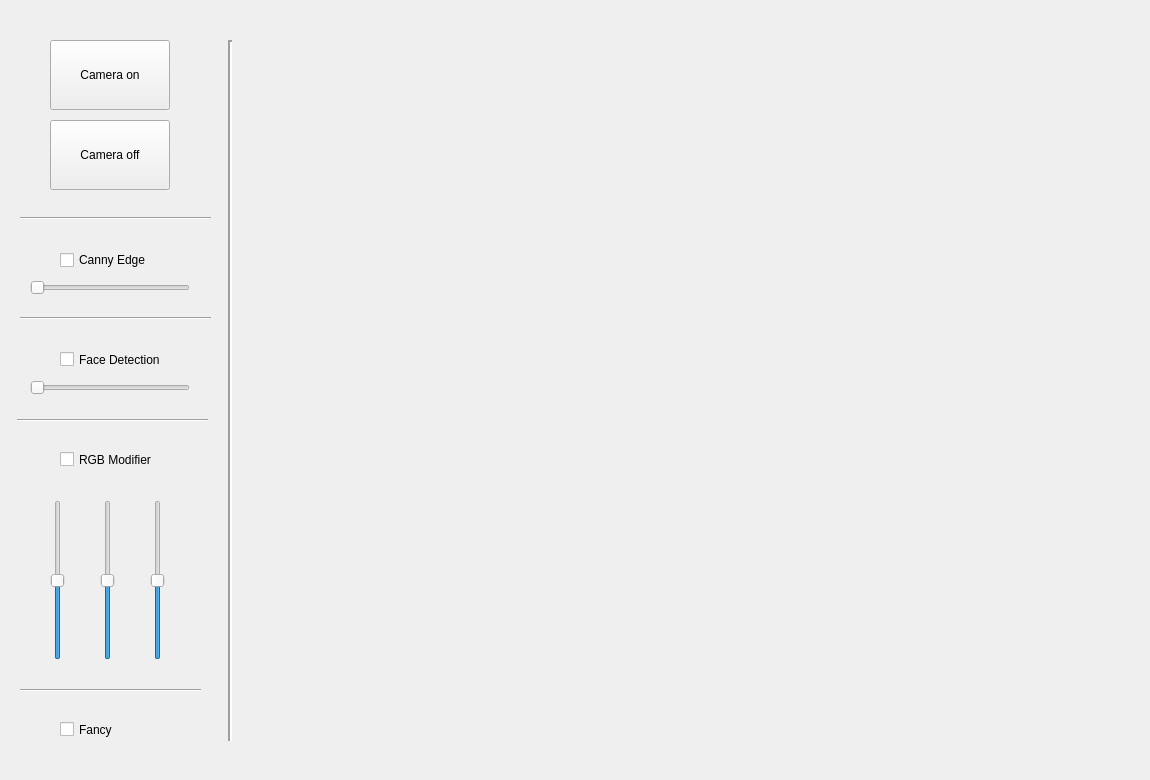
<?xml version="1.0" encoding="UTF-8"?>
<ui version="4.0">
 <class>Widget</class>
 <widget class="QWidget" name="Widget">
  <property name="geometry">
   <rect>
    <x>0</x>
    <y>0</y>
    <width>1150</width>
    <height>780</height>
   </rect>
  </property>
  <property name="windowTitle">
   <string>Form</string>
  </property>
  <property name="autoFillBackground">
   <bool>true</bool>
  </property>
  <widget class="QPushButton" name="pushButton_open_Webcam">
   <property name="geometry">
    <rect>
     <x>50</x>
     <y>40</y>
     <width>120</width>
     <height>70</height>
    </rect>
   </property>
   <property name="text">
    <string>Camera on</string>
   </property>
  </widget>
  <widget class="QPushButton" name="pushButton_close_Webcam">
   <property name="geometry">
    <rect>
     <x>50</x>
     <y>120</y>
     <width>120</width>
     <height>70</height>
    </rect>
   </property>
   <property name="text">
    <string>Camera off</string>
   </property>
  </widget>
  <widget class="QLabel" name="gui_window">
   <property name="geometry">
    <rect>
     <x>270</x>
     <y>100</y>
     <width>800</width>
     <height>600</height>
    </rect>
   </property>
   <property name="sizePolicy">
    <sizepolicy hsizetype="Fixed" vsizetype="Fixed">
     <horstretch>0</horstretch>
     <verstretch>0</verstretch>
    </sizepolicy>
   </property>
   <property name="text">
    <string/>
   </property>
   <property name="scaledContents">
    <bool>false</bool>
   </property>
  </widget>
  <widget class="QCheckBox" name="checkBox_CannyEdge">
   <property name="geometry">
    <rect>
     <x>60</x>
     <y>250</y>
     <width>101</width>
     <height>20</height>
    </rect>
   </property>
   <property name="text">
    <string>Canny Edge</string>
   </property>
  </widget>
  <widget class="QSlider" name="horizontalSlider_CannyEdge">
   <property name="geometry">
    <rect>
     <x>30</x>
     <y>280</y>
     <width>160</width>
     <height>16</height>
    </rect>
   </property>
   <property name="maximum">
    <number>200</number>
   </property>
   <property name="orientation">
    <enum>Qt::Horizontal</enum>
   </property>
  </widget>
  <widget class="QCheckBox" name="checkBox_FaceDetection">
   <property name="geometry">
    <rect>
     <x>60</x>
     <y>350</y>
     <width>111</width>
     <height>19</height>
    </rect>
   </property>
   <property name="text">
    <string>Face Detection</string>
   </property>
  </widget>
  <widget class="QSlider" name="horizontalSlider_FaceDetection">
   <property name="geometry">
    <rect>
     <x>30</x>
     <y>380</y>
     <width>160</width>
     <height>16</height>
    </rect>
   </property>
   <property name="maximum">
    <number>100</number>
   </property>
   <property name="orientation">
    <enum>Qt::Horizontal</enum>
   </property>
  </widget>
  <widget class="QCheckBox" name="checkBox_RGB_Modifier">
   <property name="geometry">
    <rect>
     <x>60</x>
     <y>450</y>
     <width>121</width>
     <height>19</height>
    </rect>
   </property>
   <property name="text">
    <string>RGB Modifier</string>
   </property>
  </widget>
  <widget class="QSlider" name="verticalSlider_R">
   <property name="geometry">
    <rect>
     <x>50</x>
     <y>500</y>
     <width>16</width>
     <height>160</height>
    </rect>
   </property>
   <property name="minimum">
    <number>-256</number>
   </property>
   <property name="maximum">
    <number>256</number>
   </property>
   <property name="orientation">
    <enum>Qt::Vertical</enum>
   </property>
  </widget>
  <widget class="QSlider" name="verticalSlider_G">
   <property name="geometry">
    <rect>
     <x>100</x>
     <y>500</y>
     <width>16</width>
     <height>160</height>
    </rect>
   </property>
   <property name="minimum">
    <number>-256</number>
   </property>
   <property name="maximum">
    <number>256</number>
   </property>
   <property name="orientation">
    <enum>Qt::Vertical</enum>
   </property>
  </widget>
  <widget class="QSlider" name="verticalSlider_B">
   <property name="geometry">
    <rect>
     <x>150</x>
     <y>500</y>
     <width>16</width>
     <height>160</height>
    </rect>
   </property>
   <property name="minimum">
    <number>-256</number>
   </property>
   <property name="maximum">
    <number>256</number>
   </property>
   <property name="orientation">
    <enum>Qt::Vertical</enum>
   </property>
  </widget>
  <widget class="QCheckBox" name="checkBox_FancyMode">
   <property name="geometry">
    <rect>
     <x>60</x>
     <y>720</y>
     <width>72</width>
     <height>19</height>
    </rect>
   </property>
   <property name="text">
    <string>Fancy</string>
   </property>
  </widget>
  <widget class="Line" name="line">
   <property name="geometry">
    <rect>
     <x>220</x>
     <y>40</y>
     <width>20</width>
     <height>701</height>
    </rect>
   </property>
   <property name="lineWidth">
    <number>2</number>
   </property>
   <property name="orientation">
    <enum>Qt::Vertical</enum>
   </property>
  </widget>
  <widget class="Line" name="line_2">
   <property name="geometry">
    <rect>
     <x>20</x>
     <y>210</y>
     <width>191</width>
     <height>16</height>
    </rect>
   </property>
   <property name="orientation">
    <enum>Qt::Horizontal</enum>
   </property>
  </widget>
  <widget class="Line" name="line_3">
   <property name="geometry">
    <rect>
     <x>20</x>
     <y>310</y>
     <width>191</width>
     <height>16</height>
    </rect>
   </property>
   <property name="orientation">
    <enum>Qt::Horizontal</enum>
   </property>
  </widget>
  <widget class="Line" name="line_4">
   <property name="geometry">
    <rect>
     <x>17</x>
     <y>410</y>
     <width>191</width>
     <height>20</height>
    </rect>
   </property>
   <property name="orientation">
    <enum>Qt::Horizontal</enum>
   </property>
  </widget>
  <widget class="Line" name="line_5">
   <property name="geometry">
    <rect>
     <x>20</x>
     <y>680</y>
     <width>181</width>
     <height>20</height>
    </rect>
   </property>
   <property name="orientation">
    <enum>Qt::Horizontal</enum>
   </property>
  </widget>
 </widget>
 <layoutdefault spacing="6" margin="11"/>
 <resources/>
 <connections/>
</ui>
